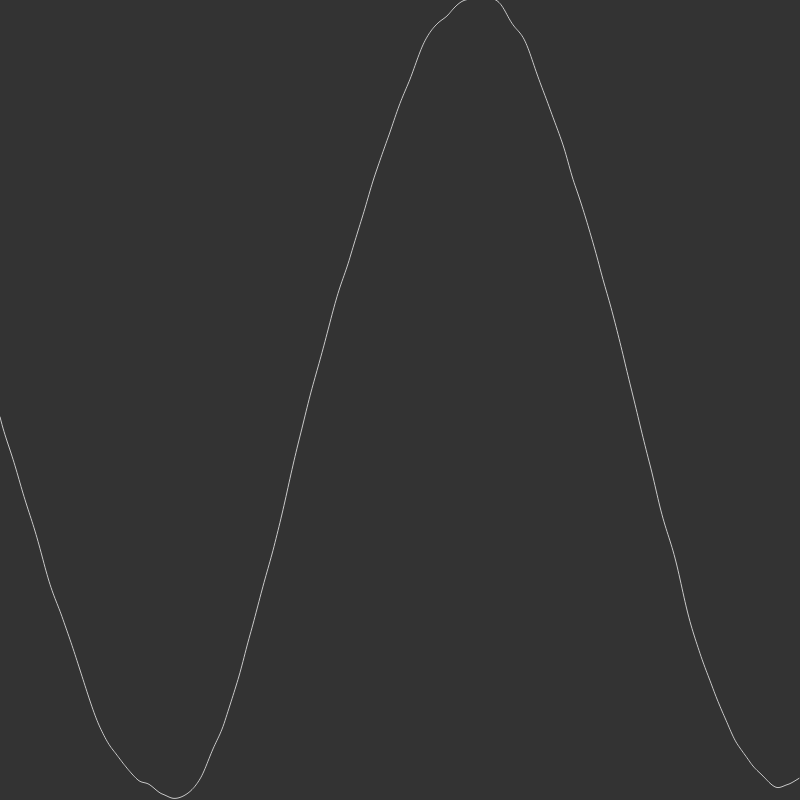
Frame 1 (no input)
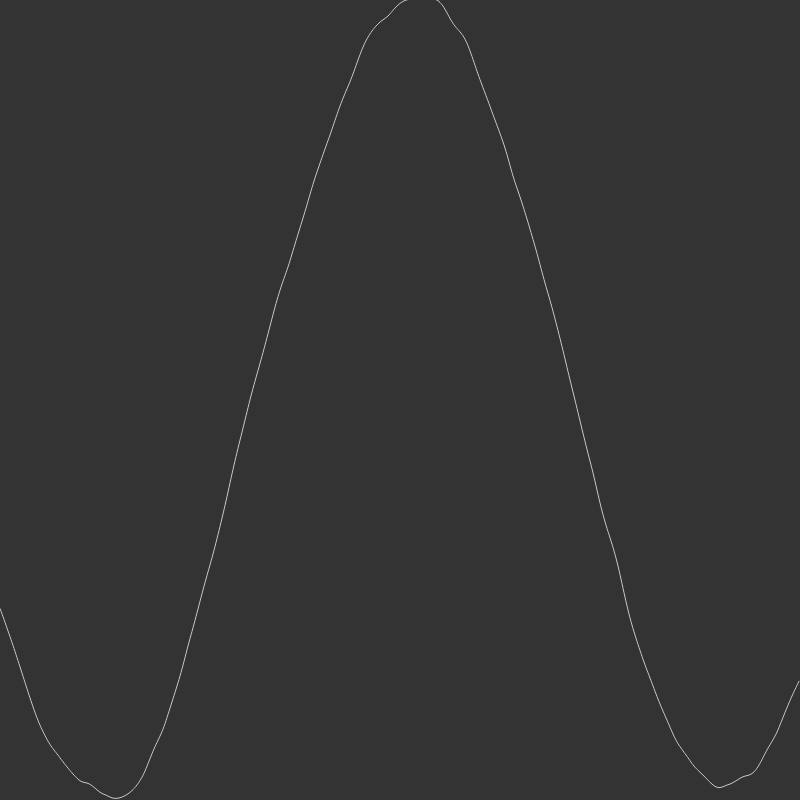
Frame 60 (no input)
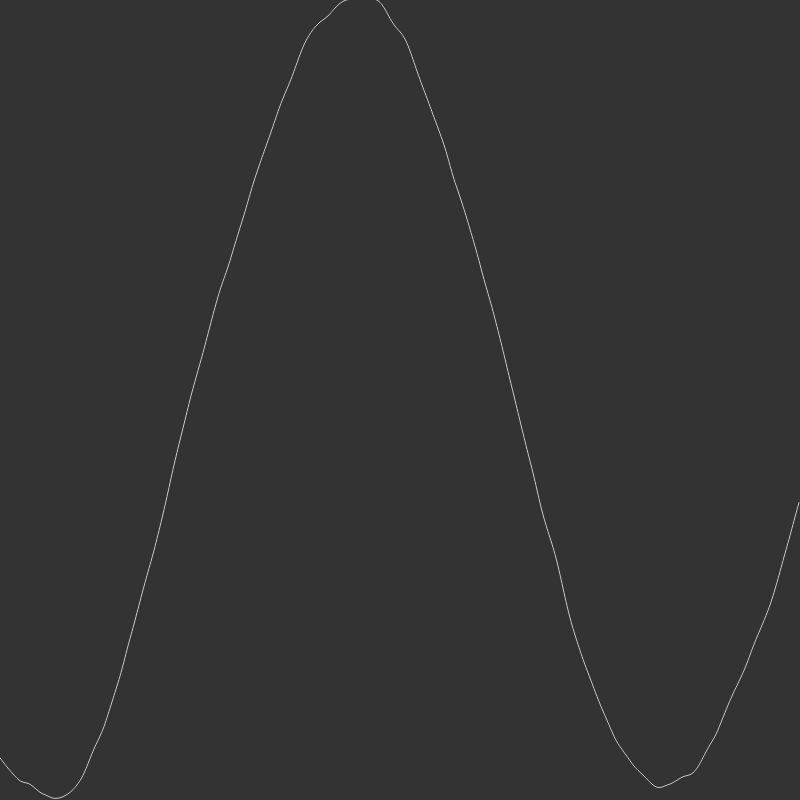
Frame 120 (the mouse pressed at the canvas centre since frame 60)

The p5.js sketch that drew these frames (run headless with seeded random() and noise() and a simulated clock; from frame 60 on, the mouse is pressed at the canvas centre):

// p5.js sketch
// ── sketch.js
// Perlin Noise : step02 : Graphing values 

// let xoff1 = 0;
// let xoff2 = 10000;

let inc = 0.01;
let start = 0;

function setup() {
    createCanvas(800, 800);
}

function draw() {
    background(51);

    stroke(200);
    noFill();
    beginShape();
    let xoff = start;
    for (let x = 0; x < width; x++) {
        stroke(200);
        let n = map(noise(xoff), 0, 1, -50, 50);
        let s = map(sin(xoff), -1, 1, 0, height);
        let y = s + n;
        
        // let y = random(height); 
        // let y = noise(xoff)*height;
        vertex(x, y);
        xoff += inc;
    }
    endShape();
    start += inc;
    
    // noLoop(); 
    
    
    
    
    // let x = map(noise(xoff1), 0, 1, 0, width);
    // let y = map(noise(xoff2), 0, 1, 0, height);
    // xoff1 += 0.01;
    // xoff2 += 0.01;
    // ellipse(x, y, 24, 24);
}
